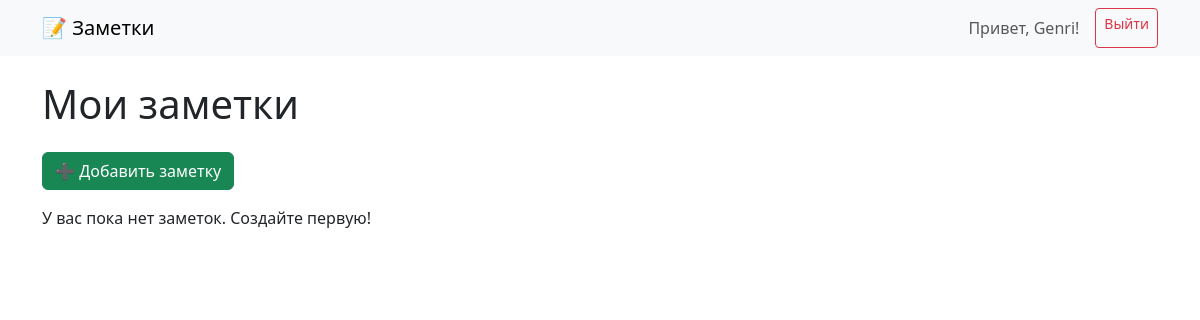
The page / (signed in) on the database as committed earlier.
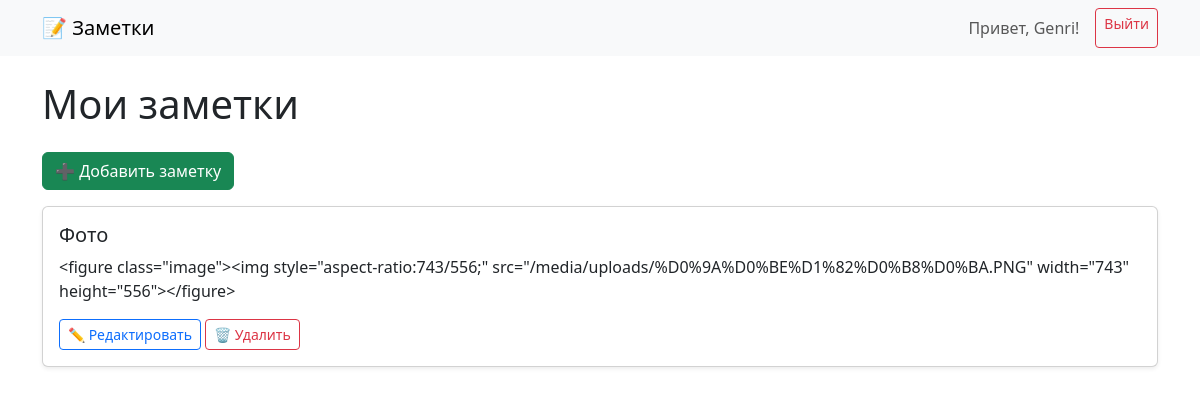
The same page on the database as committed later.
### notes/models.py (models this page shows, shortened)
class Note(models.Model):
    user = models.ForeignKey(User, on_delete=models.CASCADE)
    title = models.CharField(max_length=200)
    content = CKEditor5Field('Content', config_name='default')  # Используем CKEditor5Field
    image = models.ImageField(upload_to='note_images/', blank=True, null=True)
    created_at = models.DateTimeField(auto_now_add=True)

### notes/views.py (the view)
# urls.py: path('', views.home, name='home'),
def home(request):
    if request.user.is_authenticated:
        notes = Note.objects.filter(user=request.user).order_by('-created_at')
        return render(request, 'home.html', {'notes': notes})
    else:
        guest_notes = [
            {"title": "Добро пожаловать!", "content": "Зарегистрируйтесь, чтобы сохранять свои заметки."},
            {"title": "Пример заметки", "content": "Это демо-заметка. Зарегистрируйтесь, чтобы создать свою!"},
        ]
        return render(request, 'home.html', {'notes': guest_notes, 'guest_mode': True})

### templates/home.html (shortened to what this page needs)
{% extends 'base.html' %}
{% block content %}
{% if user.is_authenticated %}
  <h1 class="mb-4">Мои заметки</h1>
  <a class="btn btn-success mb-3" href="{% url 'add_note' %}">➕ Добавить заметку</a>
  {% if notes %}
    {% for note in notes %}
      <div class="card mb-3 shadow-sm">
        <div class="card-body">
          <h5 class="card-title">{{ note.title }}</h5>
          <p class="card-text">{{ note.content }}</p>
          <a href="{% url 'edit_note' note.id %}" class="btn btn-sm btn-outline-primary">✏️ Редактировать</a>
          <form action="{% url 'delete_note' note.id %}" method="post" style="display: inline;">
            <button type="submit" class="btn btn-sm btn-outline-danger">🗑️ Удалить</button>
          </form>
        </div>
      </div>
    {% endfor %}
  {% else %}
    <p>У вас пока нет заметок. Создайте первую!</p>
  {% endif %}
{% endif %}
{% endblock %}

### templates/base.html (shortened to what this page needs)
<!DOCTYPE html>
<html lang="ru">
<head>
    <link href="https://cdn.jsdelivr.net/npm/bootstrap@5.3.3/dist/css/bootstrap.min.css" rel="stylesheet">
    {% load static %}
</head>
<body>
    <nav class="navbar navbar-expand-lg navbar-light bg-light mb-4">
        <div class="container">
            <a class="navbar-brand" href="{% url 'home' %}">📝 Заметки</a>
            <div class="d-flex ms-auto">
                {% if user.is_authenticated %}
                    <span class="navbar-text me-3">Привет, {{ user.username }}!</span>
                    <a class="btn btn-outline-danger btn-sm" href="{% url 'logout' %}">Выйти</a>
                {% else %}
                    <a class="btn btn-outline-primary btn-sm me-2" href="{% url 'login' %}">Вход</a>
                    <a class="btn btn-outline-success btn-sm" href="{% url 'register' %}">Регистрация</a>
                {% endif %}
            </div>
        </div>
    </nav>
    <div class="container">
        {% block content %}{% endblock %}
    </div>

Rows that differ between the two databases and show on the page:
added Note: title "Фото", content "<figure class=\"image\"><img style=\"aspect-ratio:743/556;\" src=\"/media/uploads/%D0%9A%D0%BE%D1%82%D0%B8%D0%BA.PNG\" width=\"743\" height=\"556\"></figure>"
Other text that changed with them:
text no longer shown: "У вас пока нет заметок. Создайте первую!"
